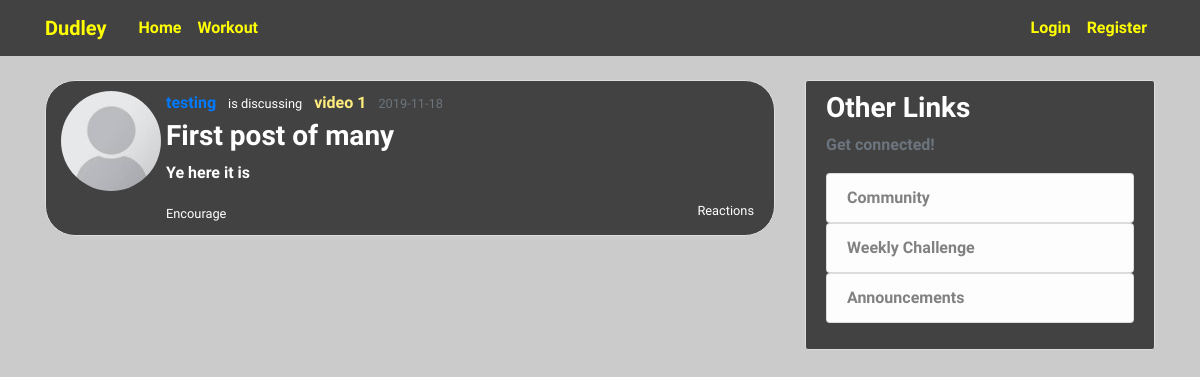
Before: /community with the older database file.
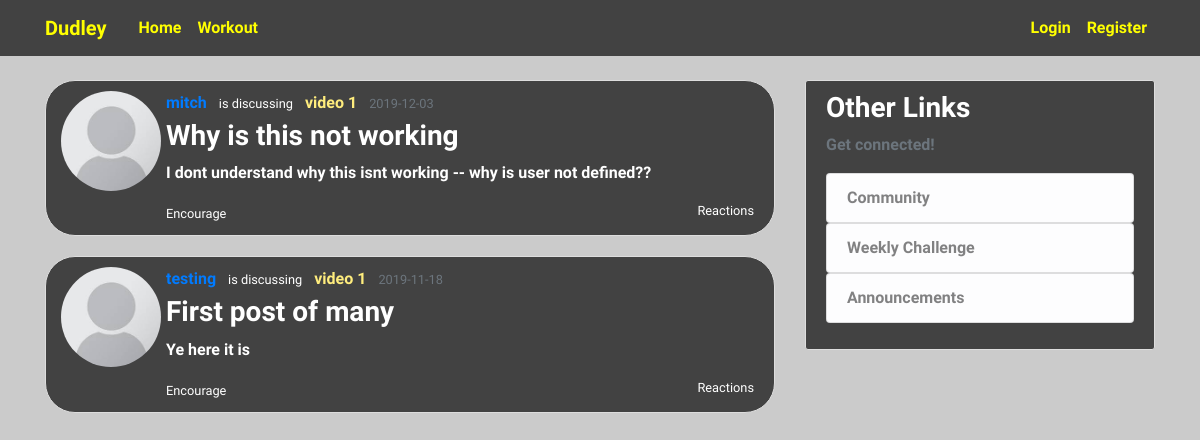
After: the same page with the newer database file.
### files/models.py (models this page shows, shortened)
class Post(db.Model):
    id = db.Column(db.Integer, primary_key=True)
    title = db.Column(db.String(100), nullable=False)
    date_posted = db.Column(db.DateTime, nullable=False, default=datetime.utcnow)
    content = db.Column(db.Text, nullable=False)
    user_id = db.Column(db.Integer, db.ForeignKey('user.id'), nullable=False)

class User(db.Model, UserMixin):
    id = db.Column(db.Integer, primary_key=True)
    username = db.Column(db.String(20), unique=True, nullable=False)
    email = db.Column(db.String(120), nullable=True, unique=True)
    image_file = db.Column(db.String(20), nullable=False, default='default.jpg')
    password = db.Column(db.String(60), nullable=False)
    posts = db.relationship('Post', backref='author', lazy=True)
    roles = db.relationship(
        'Role',
        secondary=roles_users,
        backref=db.backref('users', lazy='dynamic')
    )
    followed = db.relationship('Follow',
                               foreign_keys=[Follow.follower_id],
                               backref=db.backref('follower', lazy='joined'),
                               lazy='dynamic',
                               cascade='all, delete-orphan')
    followers = db.relationship('Follow',
                                foreign_keys=[Follow.followed_id],
                                backref=db.backref('followed', lazy='joined'),
                                lazy='dynamic',
                                cascade='all, delete-orphan')

### files/main/routes.py (the view)
@main.route('/community')
def community():
	posts = Post.query.order_by(Post.date_posted.desc())
	return render_template('community.html', posts=posts)

### files/templates/community.html
{% extends "layout.html" %}
{% block content %}
    {% for post in posts %}
        <article class="media content-section round">
          <img class="rounded-circle article-img" src="{{ url_for('static', filename='profile_pics/' + post.author.image_file) }}">
          <div class="media-body">
              <div class="article-metadata">
                <a class="mr-2" href="{{ url_for('users.user_posts', username=post.author.username)}}">{{ post.author.username }}</a>
               <small class="mr-2 minor-text">is discussing</small>
               <a class="mr-2 userlinktag href=#">video 1</a>
               <small class="text-muted">{{ post.date_posted.strftime('%Y-%m-%d') }}</small>
              </div>
            <h2><a class="article-title" href="{{ url_for('posts.post', post_id=post.id) }}">{{ post.title }}</a></h2>
            <p class="article-content">{{ post.content }}</p>
            <small class="encouragebutton">Encourage</small>
            <small class="viewcomments">Reactions</small>
          </div>
        </article>
    {% endfor %}
{% endblock content %}

### files/templates/layout.html (shortened to what this page needs)
<!DOCTYPE html>
<html>
<head>
    <link href="../static/landingpage.css" type="text/css" rel="stylesheet">
    <link rel="stylesheet" href="https://stackpath.bootstrapcdn.com/bootstrap/4.4.1/css/bootstrap.min.css">
	<link rel="stylesheet" type="text/css" href="{{ url_for('static', filename='main.css') }}">
  <link rel="stylesheet" type="text/css" href="{{ url_for('static', filename='general.css') }}">
</head>
<body>
<header class="site-header">
      <nav class="navbar navbar-expand-md navbar-dark bg-steel fixed-top">
        <div class="container">
          <a class="dudley-tag navbar-brand mr-4" href="/">Dudley</a>
          <div class="collapse navbar-collapse" id="navbarToggle">
            <div class="navbar-nav mr-auto">
              <a class="nav-item nav-link" href="{{ url_for('main.home') }}">Home</a>
              <a class="nav-item nav-link" href="{{ url_for('users.beta')  }}">Workout</a>
            </div>
            <div class="navbar-nav">
              {% if current_user.is_authenticated %}
                <a class="nav-item nav-link" href="{{ url_for('users.account') }}">Account</a>
                <a class="nav-item nav-link" href="{{ url_for('users.logout') }}">Logout</a>
              {% else %}
                <a class="nav-item nav-link" href="{{ url_for('users.login') }}">Login</a>
                <a class="nav-item nav-link" href="{{ url_for('users.register') }}">Register</a>
              {% endif %}
            </div>
          </div>
        </div>
      </nav>
    </header>
    <main role="main" class="container">
      <div class="row">
        <div class="col-md-8">
 {% block content %}{% endblock %}
	</div>
        <div class="col-md-4">
          <div class="content-section">
            <h3>Other Links</h3>
            <p class='text-muted'>Get connected!
              <ul class="list-group">
                <a href="{{ url_for('main.community') }}"><li class="list-group-item list-group-item-light side-tab">Community</li></a>
                <a href="{{ url_for('main.challenge') }}"><li class="list-group-item list-group-item-light side-tab">Weekly Challenge</li></a>
                <a href="{{ url_for('main.announcements') }}"><li class="list-group-item list-group-item-light side-tab">Announcements</li></a>
              </ul>
            </p>
          </div>
        </div>
    </div>
    </main>
</body>
</html>

### files/static/landingpage.css (style rules this page uses)
html, body { font-size: 16px; height: 100%; margin: 0; }

### files/static/main.css (style rules this page uses)
.bg-steel { background-color: #424242; }
.site-header .navbar-nav .nav-link { color: yellow; }
.dudley-tag { color: yellow!important; }
.article-title { font-size: 28px; color: white; }
.article-content { font-size: 16px; }
.article-img { height: 100px; width: 100px!important; transform: translateX(-5px); }
.userlinktag { color: #ffed7d!important; }
.encouragebutton { display: inline-block!important; }
.viewcomments { display: inline-block; float: right; }
.round { border-radius: 30px!important; }

### files/static/general.css (style rules this page uses)
body { background: #cbcbcb; color: white; margin-top: 5rem; font-family: 'Exo 2', sans-serif; font-weight: 600; }
h1, h2, h3, h4, h5, h6 { font-family: 'Exo 2', sans-serif; font-weight: 600; color: white; }
.content-section { background: #424242; padding: 10px 20px; border: 1px solid #dddddd; border-radius: 3px; margin-bottom: 20px; }

Changed rows visible on the page:
added Post: image_file (placeholder picture), author.username "mitch", date_posted "2019-12-03", title "Why is this not working", content "I dont understand why this isnt working -- why is user not defined??"
